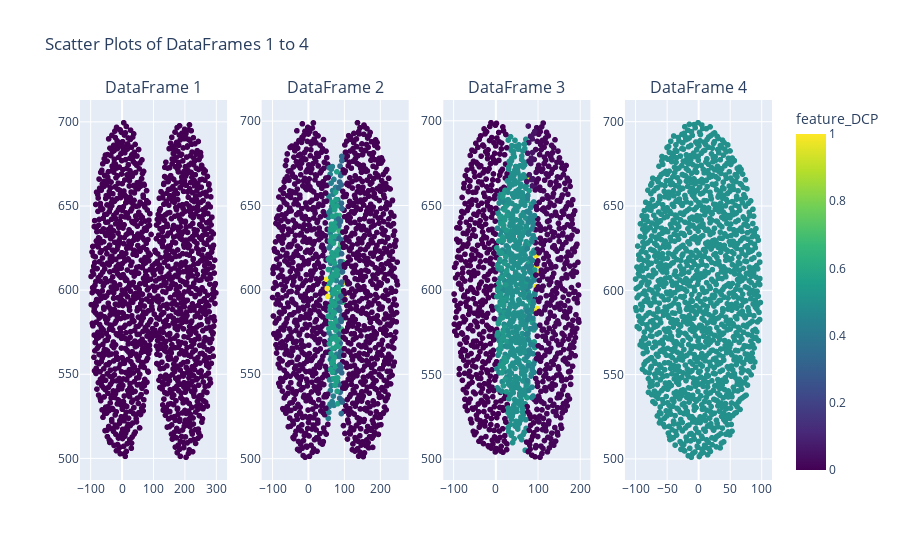

This figure's notebook cell:
### Markdown cell above
Plotting datasets according to DCP values

### Code cell
fig = make_subplots(rows=1, cols=4, subplot_titles=(
    "DataFrame 1",
    "DataFrame 2",
    "DataFrame 3",
    "DataFrame 4"
))

for i, df in enumerate(dfs):
    df_name = f'DataFrame {i+1}'
    dcp_values = df_meta_feats_dict[df_name]['feature_DCP']

    # Plot for each DataFrame
    fig.add_trace(go.Scattergl(x=df["X"], y=df["Y"], mode='markers',
                             marker=dict(color=dcp_values,
                                         colorscale='viridis',
                                         cmin=0, cmax=1, # Set color range
                                         showscale=True if i == 3 else False, # Show colorbar only for the last plot
                                         colorbar=dict(title='feature_DCP', x=1.02)), # Position colorbar to the right
                             name=df_name),
                  row=1, col=i+1)

fig.update_layout(title_text="Scatter Plots of DataFrames 1 to 4", showlegend=False)
fig.show()

### Figure 1 — Plotly figure (JSON) as saved in the notebook; plotly's stock layout.template omitted (floating-point values rounded to 4 significant figures; data arrays with more than 128 entries replaced by an {"elided": "..."} marker saying what was removed)
{"data": [{"marker": {"cmax": 1, "cmin": 0, "color": {"elided": "1500 float values"}, "colorbar": {"title": {"text": "feature_DCP"}, "x": 1.02}, "colorscale": [[0, "#440154"], [0.1111, "#482878"], [0.2222, "#3e4989"], [0.3333, "#31688e"], [0.4444, "#26828e"], [0.5556, "#1f9e89"], [0.6667, "#35b779"], [0.7778, "#6ece58"], [0.8889, "#b5de2b"], [1, "#fde725"]], "showscale": false}, "mode": "markers", "name": "DataFrame 1", "type": "scattergl", "x": {"elided": "1500 float values"}, "xaxis": "x", "y": {"elided": "1500 float values"}, "yaxis": "y"}, {"marker": {"cmax": 1, "cmin": 0, "color": {"elided": "1500 float values"}, "colorbar": {"title": {"text": "feature_DCP"}, "x": 1.02}, "colorscale": [[0, "#440154"], [0.1111, "#482878"], [0.2222, "#3e4989"], [0.3333, "#31688e"], [0.4444, "#26828e"], [0.5556, "#1f9e89"], [0.6667, "#35b779"], [0.7778, "#6ece58"], [0.8889, "#b5de2b"], [1, "#fde725"]], "showscale": false}, "mode": "markers", "name": "DataFrame 2", "type": "scattergl", "x": {"elided": "1500 float values"}, "xaxis": "x2", "y": {"elided": "1500 float values"}, "yaxis": "y2"}, {"marker": {"cmax": 1, "cmin": 0, "color": {"elided": "1500 float values"}, "colorbar": {"title": {"text": "feature_DCP"}, "x": 1.02}, "colorscale": [[0, "#440154"], [0.1111, "#482878"], [0.2222, "#3e4989"], [0.3333, "#31688e"], [0.4444, "#26828e"], [0.5556, "#1f9e89"], [0.6667, "#35b779"], [0.7778, "#6ece58"], [0.8889, "#b5de2b"], [1, "#fde725"]], "showscale": false}, "mode": "markers", "name": "DataFrame 3", "type": "scattergl", "x": {"elided": "1500 float values"}, "xaxis": "x3", "y": {"elided": "1500 float values"}, "yaxis": "y3"}, {"marker": {"cmax": 1, "cmin": 0, "color": {"elided": "1500 float values"}, "colorbar": {"title": {"text": "feature_DCP"}, "x": 1.02}, "colorscale": [[0, "#440154"], [0.1111, "#482878"], [0.2222, "#3e4989"], [0.3333, "#31688e"], [0.4444, "#26828e"], [0.5556, "#1f9e89"], [0.6667, "#35b779"], [0.7778, "#6ece58"], [0.8889, "#b5de2b"], [1, "#fde725"]], "showscale": true}, "mode": "markers", "name": "DataFrame 4", "type": "scattergl", "x": {"elided": "1500 float values"}, "xaxis": "x4", "y": {"elided": "1500 float values"}, "yaxis": "y4"}], "layout": {"annotations": [{"font": {"size": 16}, "showarrow": false, "text": "DataFrame 1", "x": 0.1062, "xanchor": "center", "xref": "paper", "y": 1, "yanchor": "bottom", "yref": "paper"}, {"font": {"size": 16}, "showarrow": false, "text": "DataFrame 2", "x": 0.3688, "xanchor": "center", "xref": "paper", "y": 1, "yanchor": "bottom", "yref": "paper"}, {"font": {"size": 16}, "showarrow": false, "text": "DataFrame 3", "x": 0.6313, "xanchor": "center", "xref": "paper", "y": 1, "yanchor": "bottom", "yref": "paper"}, {"font": {"size": 16}, "showarrow": false, "text": "DataFrame 4", "x": 0.8938, "xanchor": "center", "xref": "paper", "y": 1, "yanchor": "bottom", "yref": "paper"}], "showlegend": false, "title": {"text": "Scatter Plots of DataFrames 1 to 4"}, "xaxis": {"anchor": "y", "domain": [0, 0.2125]}, "xaxis2": {"anchor": "y2", "domain": [0.2625, 0.475]}, "xaxis3": {"anchor": "y3", "domain": [0.525, 0.7375]}, "xaxis4": {"anchor": "y4", "domain": [0.7875, 1]}, "yaxis": {"anchor": "x", "domain": [0, 1]}, "yaxis2": {"anchor": "x2", "domain": [0, 1]}, "yaxis3": {"anchor": "x3", "domain": [0, 1]}, "yaxis4": {"anchor": "x4", "domain": [0, 1]}}}
